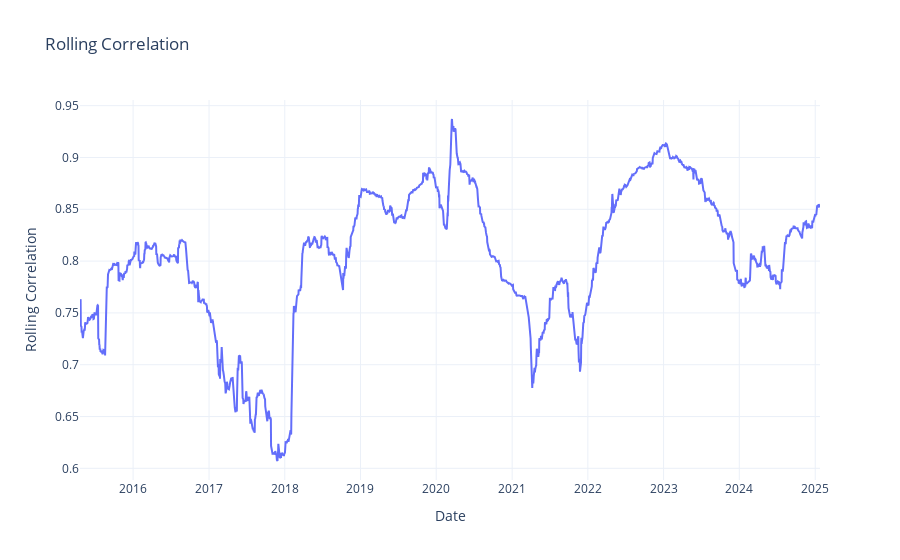

Notebook source saved alongside this figure:
### Code cell
AAPL = pd.read_csv('AAPL.O.csv', index_col = 0)
AMZN = pd.read_csv('AMZN.O.csv', index_col = 0)
GOOG = pd.read_csv('GOOG.O.csv', index_col = 0)
META = pd.read_csv('META.O.csv', index_col = 0)
MSFT = pd.read_csv('MSFT.O.csv', index_col = 0)
NVDA = pd.read_csv('NVDA.O.csv', index_col = 0)
TSLA = pd.read_csv('TSLA.O.csv', index_col = 0)

AAPL['Return'] = AAPL['CLOSE'].pct_change()
AMZN['Return'] = AMZN['CLOSE'].pct_change()
GOOG['Return'] = GOOG['CLOSE'].pct_change()
META['Return'] = META['CLOSE'].pct_change()
MSFT['Return'] = MSFT['CLOSE'].pct_change()
NVDA['Return'] = NVDA['CLOSE'].pct_change()
TSLA['Return'] = TSLA['CLOSE'].pct_change()

data = pd.DataFrame(index = AAPL.index)

data['AAPL'] = AAPL['Return'] * AAPL['MKT_CAP_ARD']
data['AMZN'] = AMZN['Return'] * AMZN['MKT_CAP_ARD']
data['GOOG'] = GOOG['Return'] * GOOG['MKT_CAP_ARD']
data['META'] = META['Return'] * META['MKT_CAP_ARD']
data['MSFT'] = MSFT['Return'] * MSFT['MKT_CAP_ARD']
data['NVDA'] = NVDA['Return'] * NVDA['MKT_CAP_ARD']
data['TSLA'] = TSLA['Return'] * TSLA['MKT_CAP_ARD']

data['SPY Return'] = SPY['Adj Close'].pct_change()

data.dropna(inplace = True)

data['Summed'] = (data['AAPL'] + data['AMZN'] + data['GOOG'] + data['META'] + 
                 data['MSFT'] + data['NVDA'] + data['TSLA'])

window = 250
data['rolling_corr'] = data['Summed'].rolling(window=window).corr(data['SPY Return'])
data.dropna(inplace = True)

fig = go.Figure()

fig.add_trace(go.Scatter(
    x=data.index,
    y=data['rolling_corr'],
    mode='lines',
    name='Rolling Correlation',
    line=dict(width=2)
))

fig.update_layout(
    title='Rolling Correlation',
    xaxis_title='Date',
    yaxis_title='Rolling Correlation',
    template='plotly_white',
    hovermode='x unified',
    font=dict(size=12)
)

fig.show()

### Figure 1 — Plotly figure (JSON) as saved in the notebook; plotly's stock layout.template omitted (floating-point values rounded to 4 significant figures; data arrays with more than 128 entries replaced by an {"elided": "..."} marker saying what was removed)
{"data": [{"line": {"width": 2}, "mode": "lines", "name": "Rolling Correlation", "type": "scatter", "x": {"elided": "2299 str values"}, "y": {"elided": "2299 float values"}}], "layout": {"font": {"size": 12}, "hovermode": "x unified", "title": {"text": "Rolling Correlation"}, "xaxis": {"title": {"text": "Date"}}, "yaxis": {"title": {"text": "Rolling Correlation"}}}}
